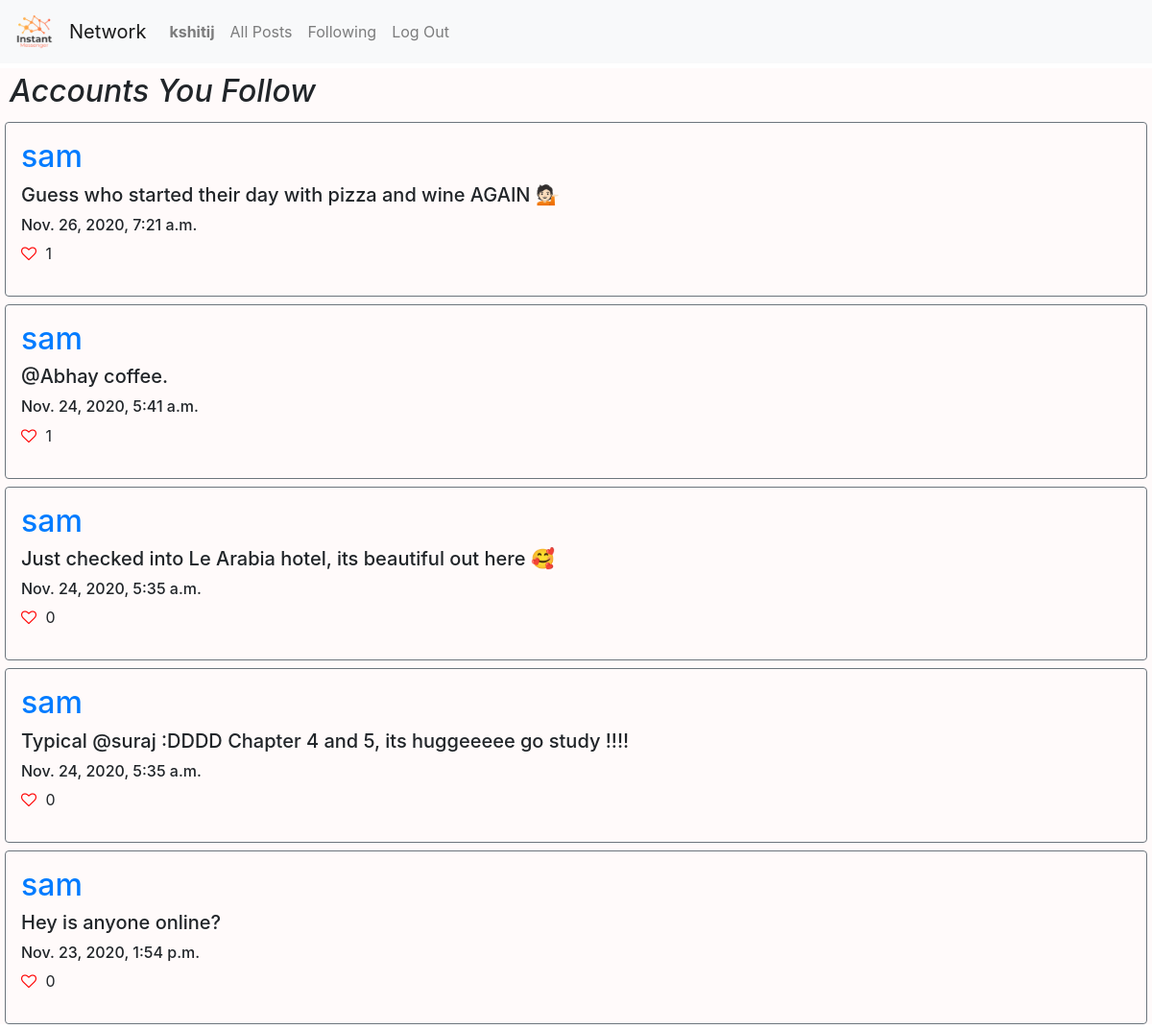
The page /following (signed in) on the database its author committed.
### network/models.py (models this page shows, shortened)
class User(AbstractUser):
    pass

class Post(models.Model):
    user = models.ForeignKey('User', on_delete=models.CASCADE, related_name='author')
    post = models.CharField(max_length=255)
    timestamp =  models.DateTimeField(auto_now_add=True)
    likes = models.IntegerField(default=0)

### network/views.py (the view)
# urls.py: path("following", views.following, name="following"),
def following(request):
    user = request.user
    following = Follow.objects.filter(follower = user).values('following_id')
    posts = Post.objects.filter(user__in = following).order_by('-timestamp')
    for post in posts:
        post.likes = Like.objects.filter(post=post.id).count()
        post.save()
    paginator = Paginator(posts, 10)
    page_number = request.GET.get('page')
    page_obj = paginator.get_page(page_number)
    return render(request, "network/following.html", {
        "page_obj": page_obj
    })

### network/templates/network/following.html (shortened to what this page needs)
{% extends "network/layout.html" %}
{% load static %}
{% block body %}
<div style="margin: 5px;">
    <h2 style="font-style: italic; padding: 5px;"> Accounts You Follow </h2>
    {% for post in page_obj %}
        <div class="border border-secondary rounded p-3 mt-2">
            <a href="{% url 'profile' post.user.id %}"> <h2> {{ post.user }} </h2> </a>
            <h5>{{ post.post }} </h5>
            <h6 style="margin-top: 10px;"> {{ post.timestamp }}</h6>
            <i class="fa fa-heart-o" id="like-btn-{{post.id}}" onclick="like('{{ post.id }}')"></i>
            <p style="display: inline-block;" id="like-count-{{post.id}}"> {{ post.likes }} </p>
        </div>
    {% empty %}
            <h2 style="padding: 10px;"> No posts yet</h2>
    {% endfor %}
</div>
{% endblock %}

### network/templates/network/layout.html (shortened to what this page needs)
{% load static %}
<!DOCTYPE html>
<html lang="en">
    <head>
        <link rel="stylesheet" href="https://stackpath.bootstrapcdn.com/bootstrap/4.4.1/css/bootstrap.min.css">
        <link rel="stylesheet" href="https://cdnjs.cloudflare.com/ajax/libs/font-awesome/4.7.0/css/font-awesome.min.css">
        <link href="{% static 'network/styles.css' %}" rel="stylesheet">
    </head>
    <body>
        <nav class="navbar navbar-expand-lg navbar-light bg-light">
            <a class="navbar-brand" href="#"> <img src="{% static 'network/logo.png' %}" style="object-fit: cover; height: 40px;"> </a>
            <a class="navbar-brand" href="#">Network</a>
            <div>
              <ul class="navbar-nav mr-auto">
                {% if user.is_authenticated %}
                    <li class="nav-item">
                        <a class="nav-link" href="{% url 'profile' user.id %}"><strong>{{ user.username }}</strong></a>
                    </li>
                {% endif %}
                <li class="nav-item">
                  <a class="nav-link" href="{% url 'index' %}">All Posts</a>
                </li>
                {% if user.is_authenticated %}
                    <li class="nav-item">
                        <a class="nav-link" href="{% url 'following' %}">Following</a>
                    </li>
                    <li class="nav-item">
                        <a class="nav-link" href="{% url 'logout' %}">Log Out</a>
                    </li>
                {% endif %}
              </ul>
            </div>
          </nav>
        <div class="body">
            {% block body %}
            {% endblock %}
        </div>
    </body>
</html>

### network/static/network/styles.css (style rules this page uses)
.body { background-color: snow; }
.fa-heart-o { color: red; cursor: pointer; }
i { margin-right: 5px; }

### rows shown on the page
User: username "kshitij"
Post: user "sam", post "Guess who started their day with pizza and wine AGAIN 💁🏻", timestamp "Nov. 26, 2020, 7:21 a.m.", likes "1"
Post: user "sam", post "@Abhay coffee.", timestamp "Nov. 24, 2020, 5:41 a.m.", likes "1"
Post: user "sam", post "Just checked into Le Arabia hotel, its beautiful out here 🥰", timestamp "Nov. 24, 2020, 5:35 a.m.", likes "0"
Post: user "sam", post "Typical @suraj :DDDD Chapter 4 and 5, its huggeeeee go study !!!!", timestamp "Nov. 24, 2020, 5:35 a.m.", likes "0"
Post: user "sam", post "Hey is anyone online?", timestamp "Nov. 23, 2020, 1:54 p.m.", likes "0"
